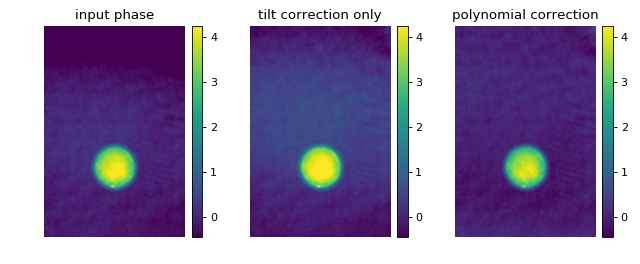

This figure's Python source:
"""Background image 2nd order polynomial correction

This example extends the tilt correction ('background_tilt.py') to
a second order polynomial correction for samples that exhibit
more sophisticated phase aberrations. The phase background correction
is computed from a ten pixel wide frame around the image.
The phase data shown are computed from a hologram of a single
myeloid leukemia cell (HL60) recorded using digital holographic
microscopy (DHM) (see :cite:`Schuermann2015`).
"""
import matplotlib.pylab as plt
import numpy as np
# The data are stored in a .jpg file (lossy compression).
# If `PIL` is not foudn, try installing the `pillow` package.
from PIL import Image
import qpimage

edata = np.array(Image.open("./data/hologram_cell_curved_bg.jpg"))

# create QPImage instance
qpi = qpimage.QPImage(data=edata, which_data="hologram")
pha0 = qpi.pha

# background correction using tilt only
qpi.compute_bg(which_data=["phase"],
               fit_offset="fit",
               fit_profile="tilt",
               border_px=10,
               )
pha_tilt = qpi.pha

# background correction using polynomial
qpi.compute_bg(which_data=["phase"],
               fit_offset="fit",
               fit_profile="poly2o",
               border_px=10,
               )
pha_poly2o = qpi.pha

# plot phase data
fig = plt.figure(figsize=(8, 3.3))

phakw = {"cmap": "viridis",
         "interpolation": "bicubic",
         "vmin": pha_poly2o.min(),
         "vmax": pha_poly2o.max()}

ax1 = plt.subplot(131, title="input phase")
map1 = ax1.imshow(pha0, **phakw)
plt.colorbar(map1, ax=ax1, fraction=.067, pad=0.04)

ax2 = plt.subplot(132, title="tilt correction only")
map2 = ax2.imshow(pha_tilt, **phakw)
plt.colorbar(map2, ax=ax2, fraction=.067, pad=0.04)

ax3 = plt.subplot(133, title="polynomial correction")
map3 = ax3.imshow(pha_poly2o, **phakw)
plt.colorbar(map3, ax=ax3, fraction=.067, pad=0.04)

# disable axes
[ax.axis("off") for ax in [ax1, ax2, ax3]]

plt.tight_layout(w_pad=0)
plt.show()
